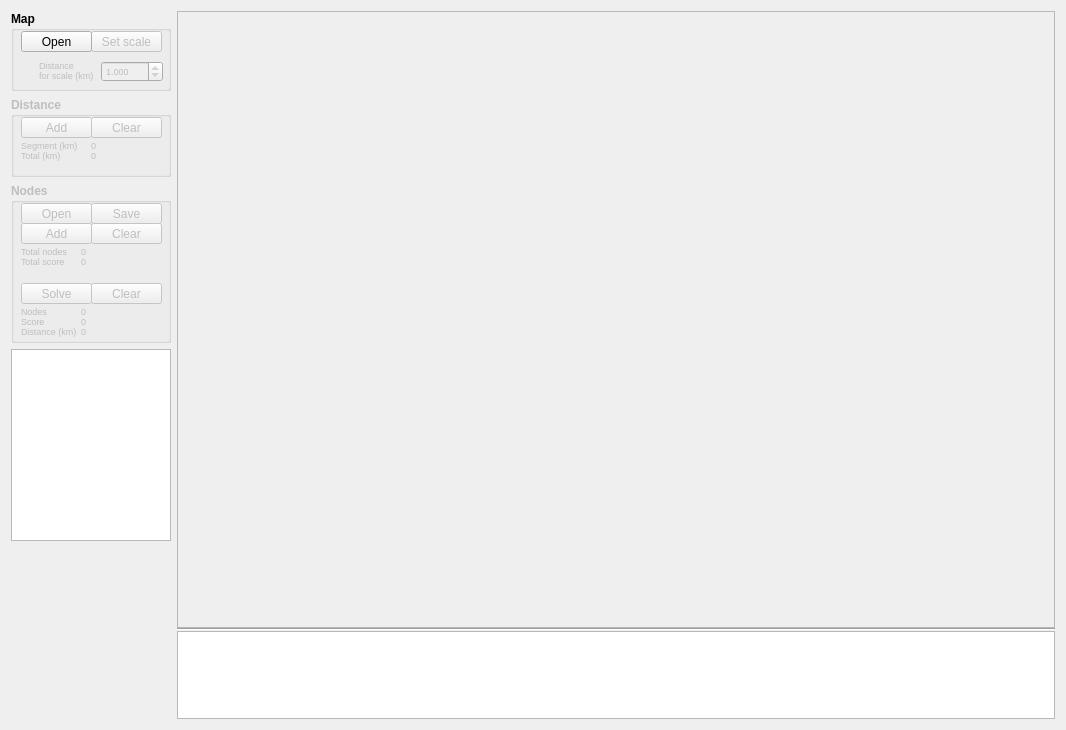
<?xml version="1.0" encoding="UTF-8"?>
<ui version="4.0">
 <class>MainWindow</class>
 <widget class="QMainWindow" name="MainWindow">
  <property name="geometry">
   <rect>
    <x>0</x>
    <y>0</y>
    <width>1066</width>
    <height>730</height>
   </rect>
  </property>
  <property name="windowTitle">
   <string>RogaineHelper</string>
  </property>
  <widget class="QWidget" name="centralWidget">
   <layout class="QHBoxLayout" name="horizontalLayout_2">
    <item>
     <layout class="QVBoxLayout" name="verticalLayout_6">
      <item>
       <widget class="QGroupBox" name="mapGroupBox">
        <property name="minimumSize">
         <size>
          <width>160</width>
          <height>80</height>
         </size>
        </property>
        <property name="font">
         <font>
          <weight>75</weight>
          <bold>true</bold>
         </font>
        </property>
        <property name="title">
         <string>Map</string>
        </property>
        <widget class="QPushButton" name="setScaleButton">
         <property name="enabled">
          <bool>false</bool>
         </property>
         <property name="geometry">
          <rect>
           <x>80</x>
           <y>20</y>
           <width>71</width>
           <height>21</height>
          </rect>
         </property>
         <property name="font">
          <font>
           <weight>50</weight>
           <bold>false</bold>
          </font>
         </property>
         <property name="text">
          <string>Set scale</string>
         </property>
        </widget>
        <widget class="QPushButton" name="openMapButton">
         <property name="geometry">
          <rect>
           <x>10</x>
           <y>20</y>
           <width>71</width>
           <height>21</height>
          </rect>
         </property>
         <property name="font">
          <font>
           <weight>50</weight>
           <bold>false</bold>
          </font>
         </property>
         <property name="text">
          <string>Open</string>
         </property>
        </widget>
        <widget class="QDoubleSpinBox" name="scaleSpinBox">
         <property name="enabled">
          <bool>false</bool>
         </property>
         <property name="geometry">
          <rect>
           <x>90</x>
           <y>50</y>
           <width>62</width>
           <height>21</height>
          </rect>
         </property>
         <property name="font">
          <font>
           <pointsize>7</pointsize>
           <weight>50</weight>
           <bold>false</bold>
          </font>
         </property>
         <property name="decimals">
          <number>3</number>
         </property>
         <property name="singleStep">
          <double>0.100000000000000</double>
         </property>
         <property name="value">
          <double>1.000000000000000</double>
         </property>
        </widget>
        <widget class="QLabel" name="scaleDistLabel">
         <property name="enabled">
          <bool>false</bool>
         </property>
         <property name="geometry">
          <rect>
           <x>28</x>
           <y>46</y>
           <width>61</width>
           <height>26</height>
          </rect>
         </property>
         <property name="font">
          <font>
           <pointsize>7</pointsize>
           <weight>50</weight>
           <bold>false</bold>
          </font>
         </property>
         <property name="text">
          <string>Distance
for scale (km)</string>
         </property>
        </widget>
       </widget>
      </item>
      <item>
       <widget class="QGroupBox" name="distanceGroupBox">
        <property name="enabled">
         <bool>false</bool>
        </property>
        <property name="minimumSize">
         <size>
          <width>100</width>
          <height>80</height>
         </size>
        </property>
        <property name="font">
         <font>
          <weight>75</weight>
          <bold>true</bold>
         </font>
        </property>
        <property name="title">
         <string>Distance</string>
        </property>
        <widget class="QPushButton" name="measureButton">
         <property name="geometry">
          <rect>
           <x>10</x>
           <y>20</y>
           <width>71</width>
           <height>21</height>
          </rect>
         </property>
         <property name="font">
          <font>
           <weight>50</weight>
           <bold>false</bold>
          </font>
         </property>
         <property name="text">
          <string>Add</string>
         </property>
         <property name="checkable">
          <bool>true</bool>
         </property>
         <property name="autoDefault">
          <bool>false</bool>
         </property>
         <property name="default">
          <bool>false</bool>
         </property>
         <property name="flat">
          <bool>false</bool>
         </property>
        </widget>
        <widget class="QPushButton" name="clearButton">
         <property name="geometry">
          <rect>
           <x>80</x>
           <y>20</y>
           <width>71</width>
           <height>21</height>
          </rect>
         </property>
         <property name="font">
          <font>
           <weight>50</weight>
           <bold>false</bold>
          </font>
         </property>
         <property name="text">
          <string>Clear</string>
         </property>
        </widget>
        <widget class="QLabel" name="label_4">
         <property name="geometry">
          <rect>
           <x>10</x>
           <y>50</y>
           <width>61</width>
           <height>16</height>
          </rect>
         </property>
         <property name="font">
          <font>
           <pointsize>7</pointsize>
           <weight>50</weight>
           <bold>false</bold>
          </font>
         </property>
         <property name="text">
          <string>Total (km)</string>
         </property>
        </widget>
        <widget class="QLabel" name="totalDistKm">
         <property name="geometry">
          <rect>
           <x>80</x>
           <y>50</y>
           <width>71</width>
           <height>16</height>
          </rect>
         </property>
         <property name="font">
          <font>
           <pointsize>7</pointsize>
           <weight>50</weight>
           <bold>false</bold>
          </font>
         </property>
         <property name="text">
          <string>0</string>
         </property>
        </widget>
        <widget class="QLabel" name="label_6">
         <property name="geometry">
          <rect>
           <x>10</x>
           <y>40</y>
           <width>61</width>
           <height>16</height>
          </rect>
         </property>
         <property name="font">
          <font>
           <pointsize>7</pointsize>
           <weight>50</weight>
           <bold>false</bold>
          </font>
         </property>
         <property name="text">
          <string>Segment (km)</string>
         </property>
        </widget>
        <widget class="QLabel" name="segmentDistKm">
         <property name="geometry">
          <rect>
           <x>80</x>
           <y>40</y>
           <width>71</width>
           <height>16</height>
          </rect>
         </property>
         <property name="font">
          <font>
           <pointsize>7</pointsize>
           <weight>50</weight>
           <bold>false</bold>
          </font>
         </property>
         <property name="text">
          <string>0</string>
         </property>
        </widget>
       </widget>
      </item>
      <item>
       <widget class="QGroupBox" name="nodesGroupBox">
        <property name="enabled">
         <bool>false</bool>
        </property>
        <property name="minimumSize">
         <size>
          <width>100</width>
          <height>160</height>
         </size>
        </property>
        <property name="font">
         <font>
          <weight>75</weight>
          <bold>true</bold>
         </font>
        </property>
        <property name="title">
         <string>Nodes</string>
        </property>
        <widget class="QPushButton" name="openNodesButton">
         <property name="geometry">
          <rect>
           <x>10</x>
           <y>20</y>
           <width>71</width>
           <height>21</height>
          </rect>
         </property>
         <property name="font">
          <font>
           <weight>50</weight>
           <bold>false</bold>
          </font>
         </property>
         <property name="text">
          <string>Open</string>
         </property>
        </widget>
        <widget class="QPushButton" name="saveNodesButton">
         <property name="geometry">
          <rect>
           <x>80</x>
           <y>20</y>
           <width>71</width>
           <height>21</height>
          </rect>
         </property>
         <property name="font">
          <font>
           <weight>50</weight>
           <bold>false</bold>
          </font>
         </property>
         <property name="text">
          <string>Save</string>
         </property>
        </widget>
        <widget class="QPushButton" name="addNodeButton">
         <property name="geometry">
          <rect>
           <x>10</x>
           <y>40</y>
           <width>71</width>
           <height>21</height>
          </rect>
         </property>
         <property name="font">
          <font>
           <weight>50</weight>
           <bold>false</bold>
          </font>
         </property>
         <property name="text">
          <string>Add</string>
         </property>
         <property name="checkable">
          <bool>true</bool>
         </property>
         <property name="autoDefault">
          <bool>false</bool>
         </property>
         <property name="default">
          <bool>false</bool>
         </property>
         <property name="flat">
          <bool>false</bool>
         </property>
        </widget>
        <widget class="QPushButton" name="clearNodesButton">
         <property name="geometry">
          <rect>
           <x>80</x>
           <y>40</y>
           <width>71</width>
           <height>21</height>
          </rect>
         </property>
         <property name="font">
          <font>
           <weight>50</weight>
           <bold>false</bold>
          </font>
         </property>
         <property name="text">
          <string>Clear</string>
         </property>
        </widget>
        <widget class="QLabel" name="label_7">
         <property name="geometry">
          <rect>
           <x>10</x>
           <y>60</y>
           <width>51</width>
           <height>16</height>
          </rect>
         </property>
         <property name="font">
          <font>
           <pointsize>7</pointsize>
           <weight>50</weight>
           <bold>false</bold>
          </font>
         </property>
         <property name="text">
          <string>Total nodes</string>
         </property>
        </widget>
        <widget class="QLabel" name="nodesTotalLabel">
         <property name="geometry">
          <rect>
           <x>70</x>
           <y>60</y>
           <width>81</width>
           <height>16</height>
          </rect>
         </property>
         <property name="font">
          <font>
           <pointsize>7</pointsize>
           <weight>50</weight>
           <bold>false</bold>
          </font>
         </property>
         <property name="text">
          <string>0</string>
         </property>
        </widget>
        <widget class="QLabel" name="label_8">
         <property name="geometry">
          <rect>
           <x>10</x>
           <y>70</y>
           <width>51</width>
           <height>16</height>
          </rect>
         </property>
         <property name="font">
          <font>
           <pointsize>7</pointsize>
           <weight>50</weight>
           <bold>false</bold>
          </font>
         </property>
         <property name="text">
          <string>Total score</string>
         </property>
        </widget>
        <widget class="QLabel" name="scoreTotalLabel">
         <property name="geometry">
          <rect>
           <x>70</x>
           <y>70</y>
           <width>81</width>
           <height>16</height>
          </rect>
         </property>
         <property name="font">
          <font>
           <pointsize>7</pointsize>
           <weight>50</weight>
           <bold>false</bold>
          </font>
         </property>
         <property name="text">
          <string>0</string>
         </property>
        </widget>
        <widget class="QLabel" name="scoreLabel">
         <property name="geometry">
          <rect>
           <x>70</x>
           <y>130</y>
           <width>81</width>
           <height>16</height>
          </rect>
         </property>
         <property name="font">
          <font>
           <pointsize>7</pointsize>
           <weight>50</weight>
           <bold>false</bold>
          </font>
         </property>
         <property name="text">
          <string>0</string>
         </property>
        </widget>
        <widget class="QLabel" name="label">
         <property name="geometry">
          <rect>
           <x>10</x>
           <y>120</y>
           <width>51</width>
           <height>16</height>
          </rect>
         </property>
         <property name="font">
          <font>
           <pointsize>7</pointsize>
           <weight>50</weight>
           <bold>false</bold>
          </font>
         </property>
         <property name="text">
          <string>Nodes</string>
         </property>
        </widget>
        <widget class="QLabel" name="distanceLabel">
         <property name="geometry">
          <rect>
           <x>70</x>
           <y>140</y>
           <width>81</width>
           <height>16</height>
          </rect>
         </property>
         <property name="font">
          <font>
           <pointsize>7</pointsize>
           <weight>50</weight>
           <bold>false</bold>
          </font>
         </property>
         <property name="text">
          <string>0</string>
         </property>
        </widget>
        <widget class="QPushButton" name="clearEdges">
         <property name="geometry">
          <rect>
           <x>80</x>
           <y>100</y>
           <width>71</width>
           <height>21</height>
          </rect>
         </property>
         <property name="font">
          <font>
           <weight>50</weight>
           <bold>false</bold>
          </font>
         </property>
         <property name="text">
          <string>Clear</string>
         </property>
        </widget>
        <widget class="QLabel" name="label_3">
         <property name="geometry">
          <rect>
           <x>10</x>
           <y>140</y>
           <width>61</width>
           <height>16</height>
          </rect>
         </property>
         <property name="font">
          <font>
           <pointsize>7</pointsize>
           <weight>50</weight>
           <bold>false</bold>
          </font>
         </property>
         <property name="text">
          <string>Distance (km)</string>
         </property>
        </widget>
        <widget class="QPushButton" name="solveButton">
         <property name="geometry">
          <rect>
           <x>10</x>
           <y>100</y>
           <width>71</width>
           <height>21</height>
          </rect>
         </property>
         <property name="font">
          <font>
           <weight>50</weight>
           <bold>false</bold>
          </font>
         </property>
         <property name="text">
          <string>Solve</string>
         </property>
        </widget>
        <widget class="QLabel" name="label_2">
         <property name="geometry">
          <rect>
           <x>10</x>
           <y>130</y>
           <width>51</width>
           <height>16</height>
          </rect>
         </property>
         <property name="font">
          <font>
           <pointsize>7</pointsize>
           <weight>50</weight>
           <bold>false</bold>
          </font>
         </property>
         <property name="text">
          <string>Score</string>
         </property>
        </widget>
        <widget class="QLabel" name="nodesLabel">
         <property name="geometry">
          <rect>
           <x>70</x>
           <y>120</y>
           <width>81</width>
           <height>16</height>
          </rect>
         </property>
         <property name="font">
          <font>
           <pointsize>7</pointsize>
           <weight>50</weight>
           <bold>false</bold>
          </font>
         </property>
         <property name="text">
          <string>0</string>
         </property>
        </widget>
       </widget>
      </item>
      <item>
       <widget class="QTableWidget" name="nodesTable">
        <property name="sizePolicy">
         <sizepolicy hsizetype="Ignored" vsizetype="Expanding">
          <horstretch>0</horstretch>
          <verstretch>0</verstretch>
         </sizepolicy>
        </property>
        <property name="minimumSize">
         <size>
          <width>160</width>
          <height>0</height>
         </size>
        </property>
        <property name="maximumSize">
         <size>
          <width>16777215</width>
          <height>16777215</height>
         </size>
        </property>
       </widget>
      </item>
      <item>
       <spacer name="verticalSpacer">
        <property name="orientation">
         <enum>Qt::Vertical</enum>
        </property>
        <property name="sizeHint" stdset="0">
         <size>
          <width>20</width>
          <height>40</height>
         </size>
        </property>
       </spacer>
      </item>
     </layout>
    </item>
    <item>
     <layout class="QVBoxLayout" name="verticalLayout_3" stretch="7,0,1">
      <property name="spacing">
       <number>0</number>
      </property>
      <property name="leftMargin">
       <number>0</number>
      </property>
      <property name="topMargin">
       <number>0</number>
      </property>
      <property name="rightMargin">
       <number>0</number>
      </property>
      <property name="bottomMargin">
       <number>0</number>
      </property>
      <item>
       <widget class="QFrame" name="mapFrame">
        <property name="minimumSize">
         <size>
          <width>300</width>
          <height>300</height>
         </size>
        </property>
        <property name="frameShape">
         <enum>QFrame::StyledPanel</enum>
        </property>
        <property name="frameShadow">
         <enum>QFrame::Raised</enum>
        </property>
       </widget>
      </item>
      <item>
       <widget class="Line" name="line">
        <property name="orientation">
         <enum>Qt::Horizontal</enum>
        </property>
       </widget>
      </item>
      <item>
       <widget class="QTextBrowser" name="textBrowser">
        <property name="sizePolicy">
         <sizepolicy hsizetype="Expanding" vsizetype="Minimum">
          <horstretch>0</horstretch>
          <verstretch>0</verstretch>
         </sizepolicy>
        </property>
        <property name="minimumSize">
         <size>
          <width>0</width>
          <height>50</height>
         </size>
        </property>
       </widget>
      </item>
     </layout>
    </item>
   </layout>
  </widget>
 </widget>
 <layoutdefault spacing="6" margin="11"/>
 <resources/>
 <connections/>
</ui>
